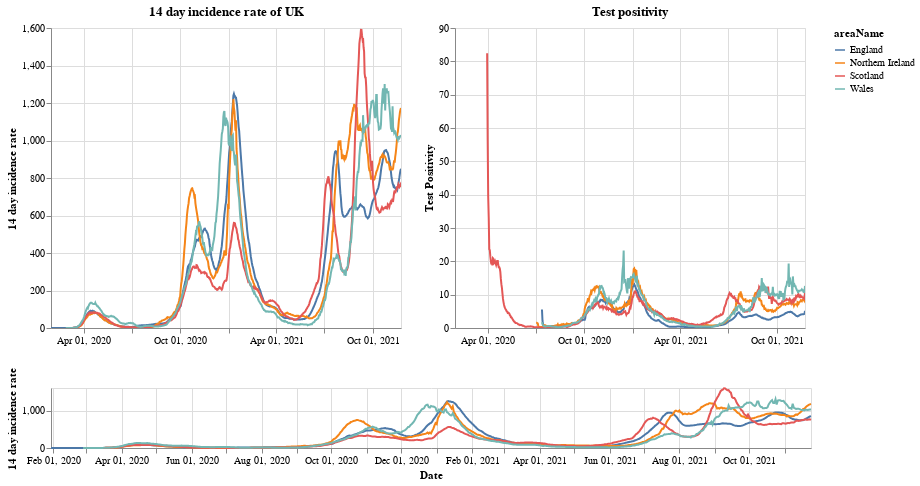

This figure's notebook cell:
### Markdown cell above
# Plots

First a plot with each country in the UK. The top right shows the positivity rate for (which is the percentage of registered tests which were positive) while the top left is the 14 day incidence rate. The bottom chart can be used to select the timeframe (does not work on a mobile device).

### Code cell
#collapse
brush = alt.selection(type='interval', name='DateBrush',encodings=['x'],fields=['Time'])
leg_selection = alt.selection_multi(fields=['areaName'], bind='legend')

base = alt.Chart(uk_cases).mark_line().encode(
    x=alt.X("yearmonthdate(date):T", axis=alt.Axis(title='Date')),
    y=alt.Y("twoWeeklyCasesRate:Q", axis=alt.Axis(title='14 day incidence rate')),
    tooltip=['areaName', 'date','twoWeeklyCasesRate', 'testPositivity'],
    color='areaName',
    opacity=alt.condition(leg_selection, alt.value(2), alt.value(0.1))
).add_selection(leg_selection).properties(width=350)

upper = base.encode(alt.X('yearmonthdate(date):T', axis=alt.Axis(title=''),
                         scale=alt.Scale(domain=brush))
                   ).properties(title=f'14 day incidence rate of UK')
upper_right = upper.encode(alt.Y('testPositivity:Q', axis=alt.Axis(title='Test Positivity'))).properties(title='Test positivity')
lower = base.properties(height=60, width = 760).add_selection(brush)

(upper | upper_right) & lower

### Figure 1 — Vega-Lite specification as saved in the notebook (floating-point values rounded to 4 significant figures; data arrays with more than 128 entries replaced by an {"elided": "..."} marker saying what was removed)
{"config": {"view": {"continuousWidth": 400, "continuousHeight": 300}}, "vconcat": [{"hconcat": [{"mark": "line", "encoding": {"color": {"type": "nominal", "field": "areaName"}, "opacity": {"condition": {"value": 2, "selection": "selector001"}, "value": 0.1}, "tooltip": [{"type": "nominal", "field": "areaName"}, {"type": "temporal", "field": "date"}, {"type": "quantitative", "field": "twoWeeklyCasesRate"}, {"type": "quantitative", "field": "testPositivity"}], "x": {"type": "temporal", "axis": {"title": ""}, "field": "date", "scale": {"domain": {"selection": "DateBrush"}}, "timeUnit": "yearmonthdate"}, "y": {"type": "quantitative", "axis": {"title": "14 day incidence rate"}, "field": "twoWeeklyCasesRate"}}, "selection": {"selector001": {"type": "multi", "fields": ["areaName"], "bind": "legend"}}, "title": "14 day incidence rate of UK", "width": 350}, {"mark": "line", "encoding": {"color": {"type": "nominal", "field": "areaName"}, "opacity": {"condition": {"value": 2, "selection": "selector001"}, "value": 0.1}, "tooltip": [{"type": "nominal", "field": "areaName"}, {"type": "temporal", "field": "date"}, {"type": "quantitative", "field": "twoWeeklyCasesRate"}, {"type": "quantitative", "field": "testPositivity"}], "x": {"type": "temporal", "axis": {"title": ""}, "field": "date", "scale": {"domain": {"selection": "DateBrush"}}, "timeUnit": "yearmonthdate"}, "y": {"type": "quantitative", "axis": {"title": "Test Positivity"}, "field": "testPositivity"}}, "selection": {"selector001": {"type": "multi", "fields": ["areaName"], "bind": "legend"}}, "title": "Test positivity", "width": 350}]}, {"mark": "line", "encoding": {"color": {"type": "nominal", "field": "areaName"}, "opacity": {"condition": {"value": 2, "selection": "selector001"}, "value": 0.1}, "tooltip": [{"type": "nominal", "field": "areaName"}, {"type": "temporal", "field": "date"}, {"type": "quantitative", "field": "twoWeeklyCasesRate"}, {"type": "quantitative", "field": "testPositivity"}], "x": {"type": "temporal", "axis": {"title": "Date"}, "field": "date", "timeUnit": "yearmonthdate"}, "y": {"type": "quantitative", "axis": {"title": "14 day incidence rate"}, "field": "twoWeeklyCasesRate"}}, "height": 60, "selection": {"selector001": {"type": "multi", "fields": ["areaName"], "bind": "legend"}, "DateBrush": {"type": "interval", "encodings": ["x"], "fields": ["Time"]}}, "width": 760}], "data": {"name": "data-21ab4456e58e4b903e6583da6659b3d4"}, "$schema": "https://vega.github.io/schema/vega-lite/v4.8.1.json", "datasets": {"data-21ab4456e58e4b903e6583da6659b3d4": {"elided": "2568 records"}}}
